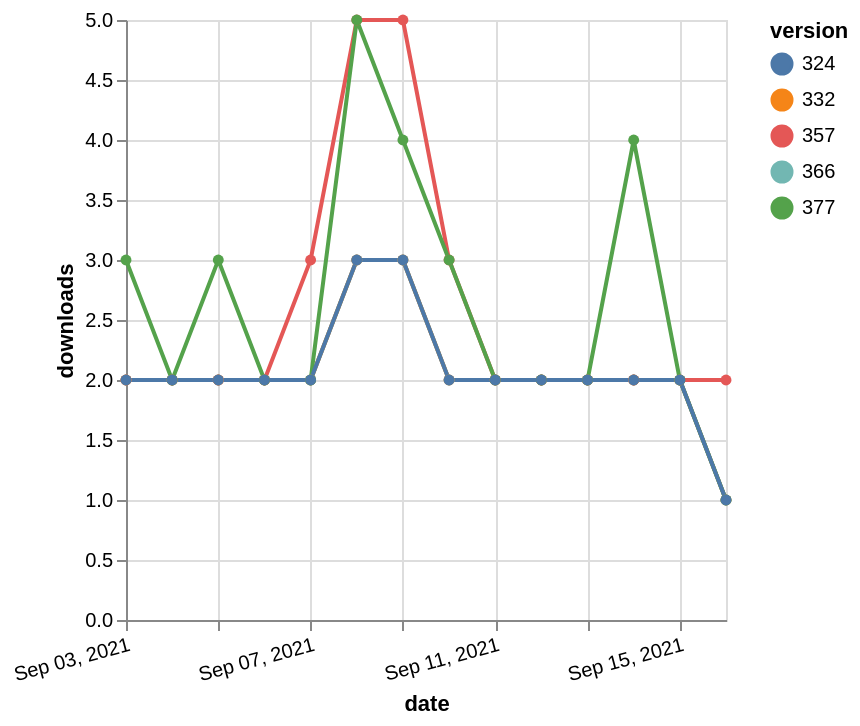

Describe this chart as a Vega-Lite specification.
### Vega-Lite specification from a JSON file in a GitHub repository (floating-point values rounded to 4 significant figures)
{"$schema": "https://vega.github.io/schema/vega-lite/v5.json", "description": "A simple bar chart with embedded data.", "data": {"values": [{"date": "2021-09-03", "total": 2352, "delta": 2, "version": "366"}, {"date": "2021-09-04", "total": 2354, "delta": 2, "version": "366"}, {"date": "2021-09-05", "total": 2356, "delta": 2, "version": "366"}, {"date": "2021-09-06", "total": 2358, "delta": 2, "version": "366"}, {"date": "2021-09-07", "total": 2360, "delta": 2, "version": "366"}, {"date": "2021-09-08", "total": 2363, "delta": 3, "version": "366"}, {"date": "2021-09-09", "total": 2366, "delta": 3, "version": "366"}, {"date": "2021-09-10", "total": 2368, "delta": 2, "version": "366"}, {"date": "2021-09-11", "total": 2370, "delta": 2, "version": "366"}, {"date": "2021-09-12", "total": 2372, "delta": 2, "version": "366"}, {"date": "2021-09-13", "total": 2374, "delta": 2, "version": "366"}, {"date": "2021-09-14", "total": 2376, "delta": 2, "version": "366"}, {"date": "2021-09-15", "total": 2378, "delta": 2, "version": "366"}, {"date": "2021-09-16", "total": 2379, "delta": 1, "version": "366"}, {"date": "2021-09-03", "total": 3011, "delta": 2, "version": "357"}, {"date": "2021-09-04", "total": 3013, "delta": 2, "version": "357"}, {"date": "2021-09-05", "total": 3015, "delta": 2, "version": "357"}, {"date": "2021-09-06", "total": 3017, "delta": 2, "version": "357"}, {"date": "2021-09-07", "total": 3020, "delta": 3, "version": "357"}, {"date": "2021-09-08", "total": 3025, "delta": 5, "version": "357"}, {"date": "2021-09-09", "total": 3030, "delta": 5, "version": "357"}, {"date": "2021-09-10", "total": 3033, "delta": 3, "version": "357"}, {"date": "2021-09-11", "total": 3035, "delta": 2, "version": "357"}, {"date": "2021-09-12", "total": 3037, "delta": 2, "version": "357"}, {"date": "2021-09-13", "total": 3039, "delta": 2, "version": "357"}, {"date": "2021-09-14", "total": 3041, "delta": 2, "version": "357"}, {"date": "2021-09-15", "total": 3043, "delta": 2, "version": "357"}, {"date": "2021-09-16", "total": 3045, "delta": 2, "version": "357"}, {"date": "2021-09-03", "total": 2821, "delta": 2, "version": "332"}, {"date": "2021-09-04", "total": 2823, "delta": 2, "version": "332"}, {"date": "2021-09-05", "total": 2825, "delta": 2, "version": "332"}, {"date": "2021-09-06", "total": 2827, "delta": 2, "version": "332"}, {"date": "2021-09-07", "total": 2829, "delta": 2, "version": "332"}, {"date": "2021-09-08", "total": 2832, "delta": 3, "version": "332"}, {"date": "2021-09-09", "total": 2835, "delta": 3, "version": "332"}, {"date": "2021-09-10", "total": 2837, "delta": 2, "version": "332"}, {"date": "2021-09-11", "total": 2839, "delta": 2, "version": "332"}, {"date": "2021-09-12", "total": 2841, "delta": 2, "version": "332"}, {"date": "2021-09-13", "total": 2843, "delta": 2, "version": "332"}, {"date": "2021-09-14", "total": 2845, "delta": 2, "version": "332"}, {"date": "2021-09-15", "total": 2847, "delta": 2, "version": "332"}, {"date": "2021-09-16", "total": 2848, "delta": 1, "version": "332"}, {"date": "2021-09-03", "total": 2196, "delta": 3, "version": "377"}, {"date": "2021-09-04", "total": 2198, "delta": 2, "version": "377"}, {"date": "2021-09-05", "total": 2201, "delta": 3, "version": "377"}, {"date": "2021-09-06", "total": 2203, "delta": 2, "version": "377"}, {"date": "2021-09-07", "total": 2205, "delta": 2, "version": "377"}, {"date": "2021-09-08", "total": 2210, "delta": 5, "version": "377"}, {"date": "2021-09-09", "total": 2214, "delta": 4, "version": "377"}, {"date": "2021-09-10", "total": 2217, "delta": 3, "version": "377"}, {"date": "2021-09-11", "total": 2219, "delta": 2, "version": "377"}, {"date": "2021-09-12", "total": 2221, "delta": 2, "version": "377"}, {"date": "2021-09-13", "total": 2223, "delta": 2, "version": "377"}, {"date": "2021-09-14", "total": 2227, "delta": 4, "version": "377"}, {"date": "2021-09-15", "total": 2229, "delta": 2, "version": "377"}, {"date": "2021-09-16", "total": 2230, "delta": 1, "version": "377"}, {"date": "2021-09-03", "total": 2574, "delta": 2, "version": "324"}, {"date": "2021-09-04", "total": 2576, "delta": 2, "version": "324"}, {"date": "2021-09-05", "total": 2578, "delta": 2, "version": "324"}, {"date": "2021-09-06", "total": 2580, "delta": 2, "version": "324"}, {"date": "2021-09-07", "total": 2582, "delta": 2, "version": "324"}, {"date": "2021-09-08", "total": 2585, "delta": 3, "version": "324"}, {"date": "2021-09-09", "total": 2588, "delta": 3, "version": "324"}, {"date": "2021-09-10", "total": 2590, "delta": 2, "version": "324"}, {"date": "2021-09-11", "total": 2592, "delta": 2, "version": "324"}, {"date": "2021-09-12", "total": 2594, "delta": 2, "version": "324"}, {"date": "2021-09-13", "total": 2596, "delta": 2, "version": "324"}, {"date": "2021-09-14", "total": 2598, "delta": 2, "version": "324"}, {"date": "2021-09-15", "total": 2600, "delta": 2, "version": "324"}, {"date": "2021-09-16", "total": 2601, "delta": 1, "version": "324"}]}, "width": "container", "mark": {"type": "line", "point": {"filled": true}}, "encoding": {"x": {"field": "date", "type": "temporal", "timeUnit": "yearmonthdate", "title": "date", "axis": {"labelAngle": -15}}, "y": {"field": "delta", "type": "quantitative", "title": "downloads"}, "color": {"field": "version", "type": "nominal"}, "tooltip": {"field": "delta"}}}
